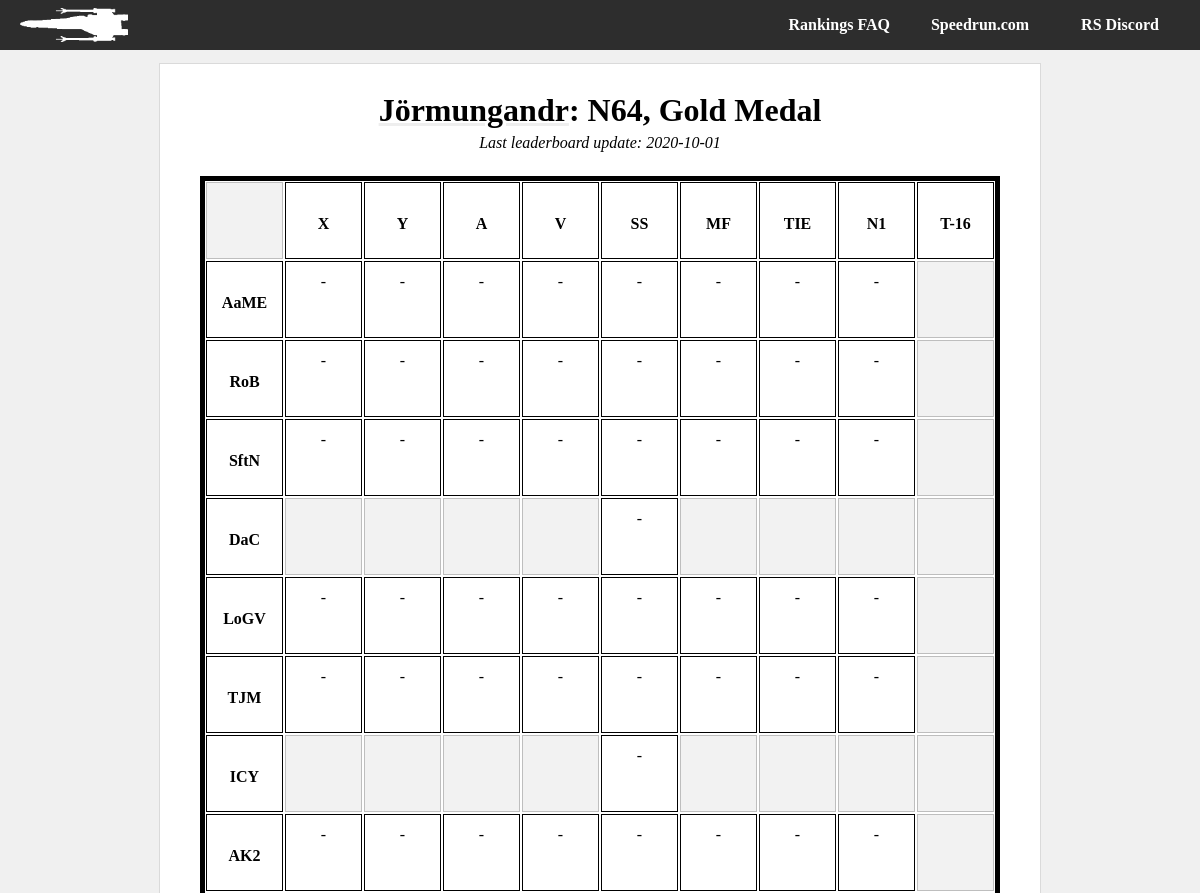
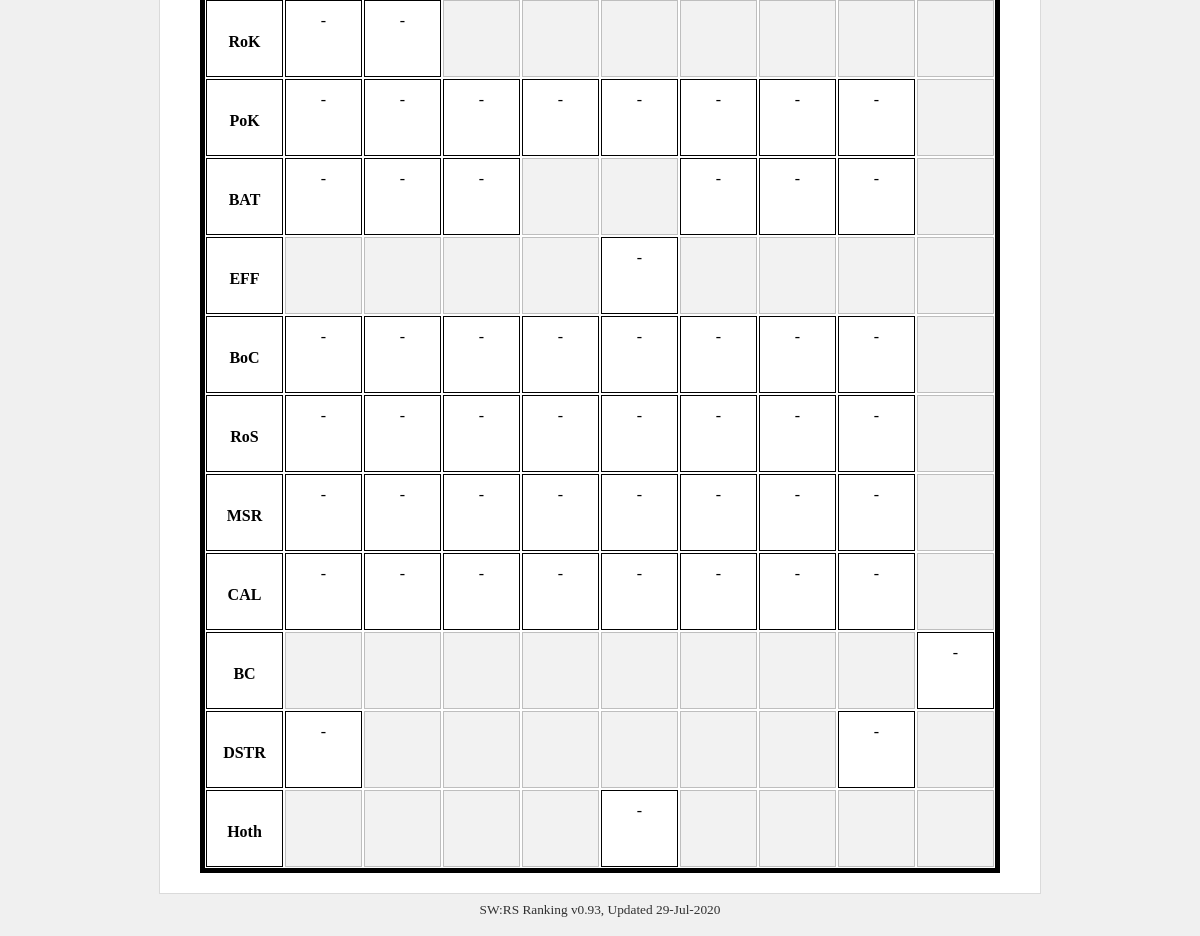
/player/Jörmungandr/n64_gold, run on the app's committed database (2 pictures, top to bottom).
### tables this page shows
CREATE TABLE metadata (field          text primary key,value          text);

### swrs.py (the view)
@app.route('/player/<player_id>/<category>')
def player_cat(player_id, category):
    con = lite.connect(DATABASE)
    with con:
        cur = con.cursor()
        cur.execute('SELECT value FROM metadata ' +
                    'WHERE field = "last_update"')
    last_up = cur.fetchall()[0][0]
    tag = last_up + '_' + category
    if category[0:2] == 'pc':
        console = "PC"
    elif category[0:3] == 'n64':
        console = 'N64'
    else:
        console = 'CONSOLE?'
    if category[-3:] == 'any':
        medal_type = "Any Medal"
    elif category[-4:] == 'gold':
        medal_type = 'Gold Medal'
    else:
        medal_type = 'MEDAL?'
    runs = []
    bests = []
    for lev in il_level_names:
        level_array = []
        bests_level = []
        for ship in il_category_names:
            cur = con.cursor()
            with con:
                cur.execute('SELECT level, category, time, rank, "src_link" ' +
                            'FROM il_runs_' + last_up + ' ' +
                            'WHERE player = "' + player_id + '" AND ' +
                            'platform = "' + console + '" AND ' +
                            'level = "' + lev + '" AND ' +
                            'category = "' + ship + '" AND ' +
                            'medal = "' + medal_type + '";')
            run = cur.fetchall()
            player_best = 0
            if run:
                run = list(run[0])
                player_best = run[2]
                run[2] = convert_seconds(player_best)
            level_array.append(run)
            with con:
                cur.execute('SELECT time ' +
                            'FROM il_runs_' + last_up + ' ' +
                            'WHERE rank = 1 AND ' +
                            'platform = "' + console + '" AND ' +
                            'level = "' + lev + '" AND ' +
                            'category = "' + ship + '" AND ' +
                            'medal = "' + medal_type + '";')
            best_run = cur.fetchall()
            if best_run:
                best_run = list(best_run[0])[0]
                print(player_best, best_run)
                best_run = player_best - best_run
                print(best_run)
                best_run = convert_seconds(best_run)
            bests_level.append(best_run)
        runs.append(level_array)
        bests.append(bests_level)
    try:
        return render_template('player-category.html',
                               name=player_id,
                               medal=medal_type,
                               platform=console,
                               runs=runs,
                               best_times=bests,
                               last_update=DATESTAMP)
    except Exception as e:
        return str(e)

### swrs.py (called while the page is built)
def convert_seconds(in_time):
    out_time = 'ERR'
    secs = in_time % 60
    mins = int((in_time - secs) // 60)
    if secs < 10:
        secs = '0' + str(secs)
    else:
        secs = str(secs)
    if len(secs) > 6:
        secs = secs[:6]
    elif len(secs) > 2:
        while len(secs) < 6:
            secs += '0'
    out_time = str(mins) + ':' + str(secs)
    return out_time

@app.teardown_appcontext
def close_connection(exception):
    db = getattr(g, '_database', None)
    if db is not None:
        db.close()

### templates/player-category.html (shortened to what this page needs)
{% from "macros.html" import header, footer, categories, title, pc_title, player_chart %}
{{ header(name +" | SWRS") }}
{% set link = "/player/" + name %}
{{ pc_title(name, platform, medal, last_update, link) }}</a>
{% set level_acronyms = ["AaME",
"RoB",
"SftN",
"DaC",
"LoGV",
"TJM",
"ICY",
"AK2",
"RoK",
"PoK",
"BAT",
"EFF",
"BoC",
"RoS",
"MSR",
"CAL",
"BC",
"DSTR",
"Hoth"] %}
    <div id="about">
            <div id="runs-table">
                <div class="runs-table-row">
                    <div class="runs-table-timebox header ghosted"> </div>
                    <div class="runs-table-timebox header"><div class="centertext">X</div></div>
                    <div class="runs-table-timebox header"><div class="centertext">Y</div></div>
                    <div class="runs-table-timebox header"><div class="centertext">A</div></div>
                    <div class="runs-table-timebox header"><div class="centertext">V</div></div>
                    <div class="runs-table-timebox header"><div class="centertext">SS</div></div>
                    <div class="runs-table-timebox header"><div class="centertext">MF</div></div>
                    <div class="runs-table-timebox header"><div class="centertext">TIE</div></div>
                    <div class="runs-table-timebox header"><div class="centertext">N1</div></div>
                    <div class="runs-table-timebox header"><div class="centertext">T-16</div></div>
                </div>
            {% for i in range(runs|length): %}
                {% set level = runs[i] %}
                <div class="runs-table-row {{ level_acronyms[i] }}">
                <div class="runs-table-timebox header"><div class="centertext">{{ level_acronyms[i] }}</div></div>
                {% for j in range(level|length): %}
                    {% set ship = level[j] %}
                    {% if i in [0, 1, 2, 4, 5, 7, 9, 12, 13, 14, 15]: %}
                        {% if j == 8: %}
                            {% set ghost = 'ghosted' %}
                        {% else %}
                            {% set ghost = '' %}
                        {% endif %}
                    {% elif i in [3, 6, 11, 18]: %}
                        {% if j not in [4]: %}
                            {% set ghost = 'ghosted' %}
                        {% else %}
                            {% set ghost = '' %}
                        {% endif %}
                    {% elif i in [8]: %}
                        {% if j not in [0, 1]: %}
                            {% set ghost = 'ghosted' %}
                        {% else %}
                            {% set ghost = '' %}
                        {% endif %}
                    {% elif i in [10]: %}
                        {% if j in [3, 4, 8]: %}
                            {% set ghost = 'ghosted' %}
                        {% else %}
                            {% set ghost = '' %}
                        {% endif %}
                    {% elif i in [16]: %}
                        {% if j not in [8]: %}
                            {% set ghost = 'ghosted' %}
                        {% else %}
                            {% set ghost = '' %}
                        {% endif %}
                    {% elif i in [17]: %}
                        {% if j == 7 and platform == 'N64': %}
                            {% set ghost = '' %}
                        {% elif j not in [0]: %}
                            {% set ghost = 'ghosted' %}
                        {% else %}
                            {% set ghost = '' %}
                        {% endif %}
                    {% endif %}
                    {% if ship[3] == 1 %}
                        {% set wr='wr'%}
                    {% endif %}
                        {% if ship: %}
                            <a href="{{ ship[4] }}" class="timebox">
                                <div class="runs-table-timebox {{ ghost }} {{ wr }}">
                                        <div class="runs-table-time">
                                            {{ ship[2] }}
                                        </div>
                                        <div class="runs-table-ranking {{wr}}">
                                        {% if ship[3] == 1 %}
                                                WR
                                        {% else %}
                                                <b>Rank {{ ship[3] }}</b>
                                            </div>
                                            <div class="runs-table-difference">
                                                (+{{ best_times[i][j] }})
                                        {% endif %}
                                        </div>
                                    <!--<div class="runs-table-diff">
                                        {% if ship[3] == 1 %}
                                            <b>+0:00</b>
                                        {% endif %}
                                    </div>-->
                                </div>
                            </a>
                        {% else %}
                    <div class="runs-table-timebox {{ ghost }} {{ wr }}">
                            {% if ghost == '': %}
                            -
                            {% endif %}
                    </div>
                        {% endif %}
                {% endfor %}
                </div>
            {% endfor %}
            </div>
    </div>
{{ footer() }}

### templates/macros.html (shortened to what this page needs)
{% macro header(header_text) %}
<html>
    <head>
        <link rel="stylesheet" type="text/css" href="{{ url_for('static', filename = 'style.css') }}" />
    </head>
    <body>
    <div id="container">
        {{ tabs() }}
    <div id="body-wrapper">
        <div id="body-content">
{% endmacro %}
{% macro tabs() %}
        <div id="body-tabs">
            <div id="lefttabs">
                <a href="/"><img src= {{ url_for('static', filename = 'logo.png') }}></a>
            </div>
            <div id="righttabs">
                <a href="https://discord.gg/Gp7swfc"><div id="tab" class="topplayers back">RS Discord</div></a>
            </div>
            <div id="righttabs">
                <a href="https://www.speedrun.com/rogue1/"><div id="tab" class="topplayers back">Speedrun.com</div></a>
            </div>
            <div id="righttabs">
                <a href="/faq"><div id="tab" class="topplayers back">Rankings FAQ</div></a>
            </div>
        </div>
{% endmacro %}
{% macro pc_title(name, platform, medal, date, link='') %}
            <div id="title">
                <h1>
                    <a href="{{link}}">{{ name }}</a>: {{platform}}, {{medal}}
                </h1>
                {% if date %}
                <div id="lastupdate">
                    <p>Last leaderboard update: {{ date[:4] }}-{{ date[4:6] }}-{{ date[6:] }}</p>
                </div>
                {% endif %}
            </div>
{% endmacro %}
{% macro footer() %}
            </div>
            <div id="footertext">
                <span title="v0.93 Madine">SW:RS Ranking v0.93, Updated 29-Jul-2020</span>
            </div>
        </div>
    </div>
    </body>
</html>
{% endmacro %}

### static/style.css (style rules this page uses)
body { font-family: 'LiberationSerif', 'Bookman', 'Times', Serif; margin: 0px; background: #f0f0f0; position: relative; }
#container { position: absolute; width: 100%; height: 100%; }
#body-wrapper { width: max-content; max-width: 95%; margin-left:auto; margin-right:auto; padding: 10px; display: block; position: relative; overflow: hidden !important; }
#body-tabs { display: block; overflow: hidden; background: #2d2d2d; padding: 0px 10px; height: 50px; background-repeat: no-repeat; background-size: auto 35px; background-attachment: fixed; background-position-x: center; background-position-y: 7px; }
#tab { display: inline-block; color: #ffffff; padding: 00px 20px; border-radius: 0px; margin: 0px; min-width: 100px; text-align: center; font-weight: bold; line-height: 50px; height: 100%; }
#lefttabs { float: left; }
#lefttabs img { padding: 8px 10px; height: 34px; }
#righttabs { float: right; }
#body-content { border: 1px #dadada solid; min-height: 100px; background: #ffffff; border-radius: 0px; margin-top: 3px; padding: 20px 40px; }
#title { text-align: center; margin: .5em 0em 1.5em 0em; font-weight: bold; font-style: italic; }
#title h1 { margin: 0em 0em .0em 0em; font-style: normal; }
h1 a { text-decoration: underline #eee; color: #000; }
#footertext { text-align: center; font-size: 10pt; padding: 8px; opacity: 0.8; }
#lastupdate p { font-weight: normal; padding: 0; margin: 5px 0 0 0; }
#runs-table { border: 5px solid #000000; overflow: hidden; }
.runs-table-row { display: flex; flex-direction: row; flex-wrap: nowrap; justify-content: flex-start; align-items: stretch; align-content: stretch; }
.runs-table-timebox { margin: 1px; width: 75px; height: 55px; line-height: 20px; padding-top: 10px; padding-bottom: 10px; border: 1px solid #000000; text-align: center; vertical-align: middle; }
.runs-table-timebox.header { font-weight: bold; display: flex; align-items: center; justify-content: center; }
.centertext { padding: 0 !important; line-height: 12pt; height: 10px; }
.runs-table-timebox.ghosted { opacity: 0.25; background: #cccccc; }

### data on the page
metadata: value "2020", value "10", value "01"

### other printed values
{{ name }} "Jörmungandr"
{{ platform }} "N64"
{{ medal }} "Gold Medal"
{{ level_acronyms[i] }} "AaME" "RoB" "SftN" "DaC" "LoGV" "TJM" "ICY" "AK2" "RoK" "PoK" "BAT" "EFF" "BoC" "RoS" "MSR" "CAL" "BC" "DSTR" "Hoth"
